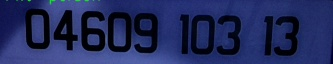
#> input picture matricule.jpg, 333 x 64 px
$ python test3.py   (older library calls are emulated)
#> lines starting #> are read from the running program, lines starting #| are printed output that depends on the picture; after the words box and inside, x2 and y2 are one past the last pixel; in counts of white or black regions, pixels touching at a corner belong together
# test file if you want to quickly try tesseract on a license plate image
import pytesseract
import cv2
import os
import numpy as np

# If you don't have tesseract executable in your PATH, include the following:
# pytesseract.pytesseract.tesseract_cmd = r'<full_path_to_your_tesseract_executable>'
# Example tesseract_cmd = r'C:\Program Files (x86)\Tesseract-OCR\tesseract'

# point to license plate image (works well with custom crop function)
gray = cv2.imread("matricule.jpg", 0)
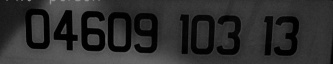
#> gray: shape (64, 333); min 0, max 146, mean 46.1
gray = cv2.resize( gray, None, fx = 3, fy = 3, interpolation = cv2.INTER_CUBIC)
#> gray: shape (192, 999)
blur = cv2.GaussianBlur(gray, (5,5), 0)
gray = cv2.medianBlur(gray, 3)
# perform otsu thresh (using binary inverse since opencv contours work better with white text)
ret, thresh = cv2.threshold(blur, 0, 255, cv2.THRESH_OTSU | cv2.THRESH_BINARY_INV)
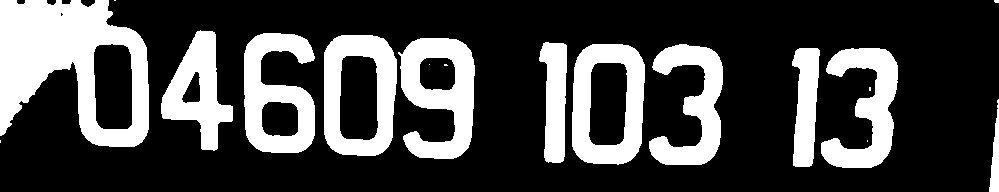
#> thresh: shape (192, 999); 27.2% white; 18 white regions (7 under 20 px), largest, box (x1, y1, x2, y2) and area: (0, 0, 149, 147) 12840, (398, 38, 475, 159) 5435, (572, 44, 645, 165) 5128
#> ret = 35

cv2.waitKey(0)
rect_kern = cv2.getStructuringElement(cv2.MORPH_RECT, (3,3))

# apply dilation
dilation = cv2.dilate(thresh, rect_kern, iterations = 1)
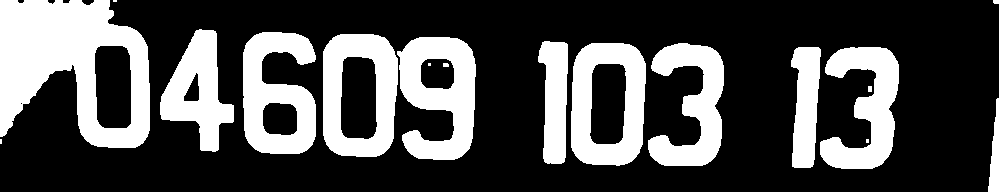
#> dilation: shape (192, 999); 30.3% white; 18 white regions (4 under 20 px)
#cv2.imshow("dilation", dilation)
#cv2.waitKey(0)
# find contours
try:
    contours, hierarchy = cv2.findContours(dilation, cv2.RETR_TREE, cv2.CHAIN_APPROX_SIMPLE)
#> contours = 25 contours, 8 with area under 20; largest, box (x1, y1, x2, y2) and area: (0, 0, 150, 148) 16122, (323, 34, 398, 157) 8268, (571, 43, 646, 166) 8173, (397, 37, 476, 160) 6780, (243, 32, 316, 154) 6529
except:
    ret_img, contours, hierarchy = cv2.findContours(dilation, cv2.RETR_TREE, cv2.CHAIN_APPROX_SIMPLE)
sorted_contours = sorted(contours, key=lambda ctr: cv2.boundingRect(ctr)[0])
#> sorted_contours has the same summary as contours

# create copy of image
im2 = gray.copy()

plate_num = ""
# loop through contours and find letters in license plate
for cnt in sorted_contours:
    x,y,w,h = cv2.boundingRect(cnt)
    height, width = im2.shape

    # if height of box is not a quarter of total height then skip
    if height / float(h) > 6: continue
    ratio = h / float(w)
    # if height to width ratio is less than 1.5 skip
    if ratio < 1.5: continue
    area = h * w
    # if width is not more than 25 pixels skip
    if width / float(w) > 15: continue
    # if area is less than 100 pixels skip
    if area < 100: continue
    # draw the rectangle
    rect = cv2.rectangle(im2, (x,y), (x+w, y+h), (0,255,0),2)
    roi = thresh[y-5:y+h+5, x-5:x+w+5]
    roi = cv2.bitwise_not(roi)
    roi = cv2.medianBlur(roi, 5)
    #cv2.imshow("ROI", roi)
    #cv2.waitKey(0)
#> (the run stopped early here; a loop or call above may not have finished)
